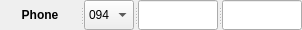
     <widget class="QSplitter" name="splitter_7">
      <property name="geometry">
       <rect>
        <x>140</x>
        <y>90</y>
        <width>305</width>
        <height>30</height>
       </rect>
      </property>
      <property name="orientation">
       <enum>Qt::Horizontal</enum>
      </property>
      <widget class="QLabel" name="customerMobile_3">
       <property name="maximumSize">
        <size>
         <width>80</width>
         <height>16777215</height>
        </size>
       </property>
       <property name="font">
        <font>
         <pointsize>9</pointsize>
         <weight>75</weight>
         <bold>true</bold>
        </font>
       </property>
       <property name="mouseTracking">
        <bool>true</bool>
       </property>
       <property name="text">
        <string>Phone</string>
       </property>
       <property name="alignment">
        <set>Qt::AlignCenter</set>
       </property>
      </widget>
      <widget class="QComboBox" name="phone1">
       <property name="minimumSize">
        <size>
         <width>50</width>
         <height>0</height>
        </size>
       </property>
       <property name="maximumSize">
        <size>
         <width>50</width>
         <height>16777215</height>
        </size>
       </property>
       <item>
        <property name="text">
         <string>094</string>
        </property>
       </item>
       <item>
        <property name="text">
         <string>096</string>
        </property>
       </item>
      </widget>
      <widget class="QLineEdit" name="phone2">
       <property name="minimumSize">
        <size>
         <width>80</width>
         <height>0</height>
        </size>
       </property>
       <property name="maximumSize">
        <size>
         <width>80</width>
         <height>16777215</height>
        </size>
       </property>
       <property name="frame">
        <bool>true</bool>
       </property>
       <property name="alignment">
        <set>Qt::AlignCenter</set>
       </property>
      </widget>
      <widget class="QLineEdit" name="phone3">
       <property name="minimumSize">
        <size>
         <width>80</width>
         <height>0</height>
        </size>
       </property>
       <property name="maximumSize">
        <size>
         <width>80</width>
         <height>16777215</height>
        </size>
       </property>
       <property name="frame">
        <bool>true</bool>
       </property>
       <property name="alignment">
        <set>Qt::AlignCenter</set>
       </property>
      </widget>
     </widget>
